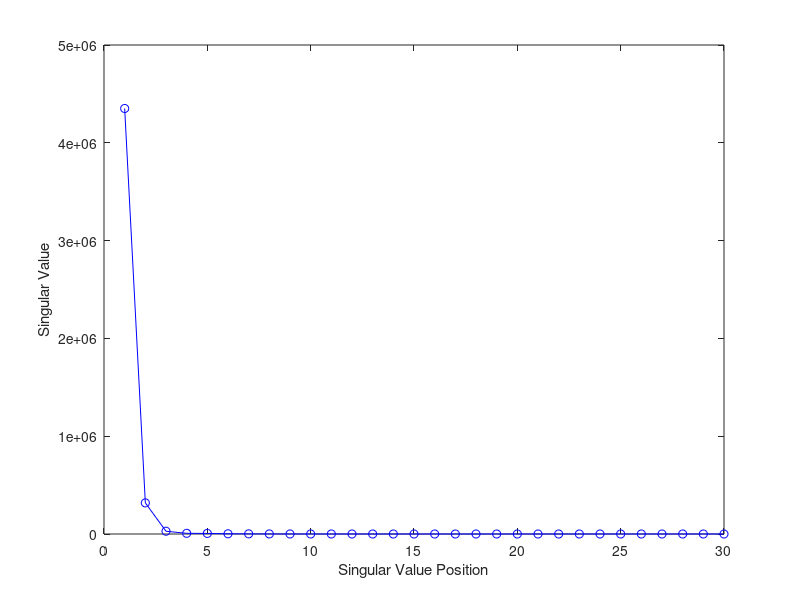
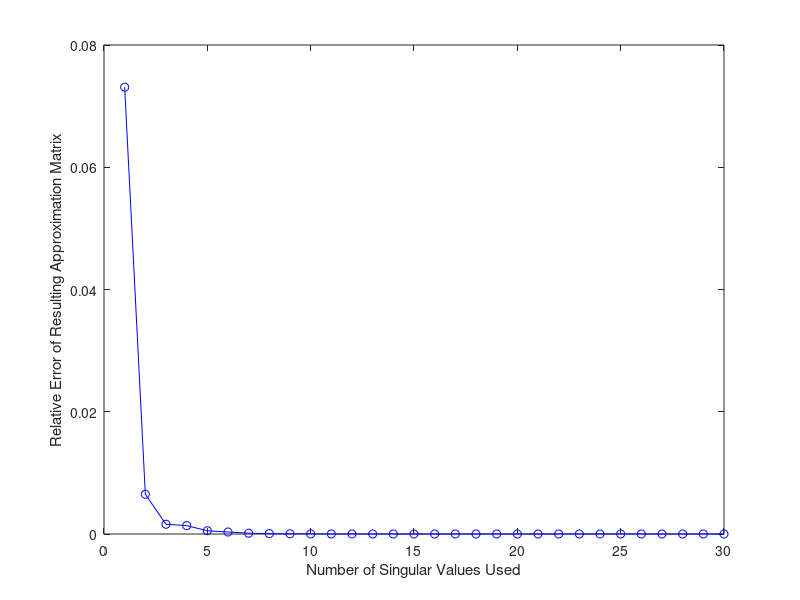

Source code (MATLAB) for these figures, in order:
%% Finding the singular value decomposition (SVD) of a random m x n matrix
%  using the building in MATLAB command 
clc
clear

% define number of rows and columns of matrix A
m = 10; 
n = 10;

% create random matrix of size m x n 
A1 = rand(m,n)

% find SVD decomposition of A
[U,Sigma,V] = svd(A1)

%% Finding a low-rank approximation of A using its SVD with a define spectrum
% create random matrix of size 30 x 30 with a given spectrum and find its SVD
evals = [100000 70000 9000 2000 1500 900 700 300 200 121 25 10 5 2 1 0.945 ...
    0.9 0.877 0.843 0.8 0.75 0.7 0.4 0.3 0.004 0.0032 0.002 0.0002 0.0001 ...
    0.0001]; % define the spectrum

Adiag = diag(evals,0); % create a diagonal matrix with eigenvalue entries
T = rand(30); % create a random 30 x 30 matrix
A = T * Adiag * inv(T); % perform a similarity transformation to maintain the spectrum
[U_k,Sigma,V_k] = svd(A); % find SVD 

% plot the singular values
fig1 = figure; clf;
plot(diag(Sigma),'bo-')
xlabel('Singular Value Position')
ylabel('Singular Value')

% decide how many singular values to keep, ksigma<30
% change this value to see how the error differs
ksigma = 1;

% find the best rank k approximation of A by using a linear combination of
% outerproducts with the singular value of A as the weights
A_best = zeros(size(A));
for i = 1:ksigma
    A_best = A_best + (Sigma(i,i) * U_k(:,i) * V_k(:,i)');
end

A_best;

% find the error of the best rank k approximation of A
err = norm(A-A_best);
err_A_best = norm(err)/norm(A)

% plot error as a function of the rank k approximation of A 
A_best = zeros(size(A));
err_list = zeros(30,1);
for k = 1:30
    A_best = zeros(size(A));
    for i = 1:k
        A_best = A_best + (Sigma(i,i) * U_k(:,i) * V_k(:,i)');
    end
    err_list(i) = norm(A-A_best)/norm(A);
end

% create figure of relative error as a function of the number of singular
% values used
fig2 = figure; clf;
plot(err_list,'bo-')
xlabel('Number of Singular Values Used') 
ylabel('Relative Error of Resulting Approximation Matrix') 

%% Find the Moore-Penrose pseudo-inverse of A using built-in MATLAB command
% define A as a rank-deficient matrix
A = [-1 1 0; -1 0 1; 0 -1 1]
b = [900; -601; 10]

A\b % note this gives no solution if A is non-singular

% built in pesudeo-inverse command "pinv", works for any case
pinvA = pinv(A)
pinvA*b %solves issue with least squares solution

%% Finding the principal components of a matrix using SVD, the built-in MATLAB command, and the standard PCA technique
% create random m x n matrix
m=5;
n=4;
A = rand(m,n)

% column-center the matrix
colcentered_A = zeros(size(A));
for i = 1:m
    for j = 1:n
        colcentered_A(i,j) = A(i,j)-mean(A(:,j));
    end
end

% find the V matrix of SVD as the principal components of A
[~,~,V] =svd(colcentered_A)

% PCA of matrix A using MATLAB command
% This line requires the Statistics and Machine Learning Toolbox 
coeff = pca(A) % note that V = coeff matrix (vectors may differ by a factor of -1)

% PCA by hand 
% standardize matrix
standardize_A = zeros(size(A));
for i = 1:m
    for j = 1:n
        standardize_A(i,j) = (A(i,j)-mean(A(:,j)))/std(A(:,j)); % here we choose to standardize the columns
    end
end
covariance = cov(A); % find the covariance matrix 
[V1,D1] = eig(covariance); % find the eigenvalues and eigenvectors 
[d, ind] = sort(diag(D1), 'descend'); % sort the eigenvalues and eigenvectors
Ds = D1(ind,ind);
Vs = V1(:,ind) % note Vs = V = coeff (may differ by factor of -1)

% choose how many principal components to keep
k = 2;
feat_vec = coeff(:,1:k)
project = standardize_A*feat_vec % project the centered matrix onto the feature vector
